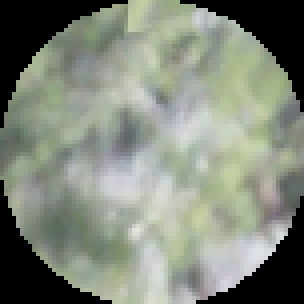
#> input picture dataset/train/green/105.png, 76 x 76 px (shown 4 times larger); its folder holds only this picture in this run
$ python train.py   (older library calls are emulated)
#> lines starting #> are read from the running program, lines starting #| are printed output that depends on the picture
# basado en https://gogul09.github.io/software/image-classification-python
# basado en https://github.com/satuelisa/BarkBeetle/blob/master/train.py


#librerias necesarias:
#scikit-learn, opencv, mahotas

#En caso de no tener las librerias instalar con pip3:
# pip3 install scikit-learn, "   " opencv-python,
# "   " mahotas

from sklearn.preprocessing import LabelEncoder
from sklearn.preprocessing import MinMaxScaler
from sklearn.model_selection import train_test_split
from sklearn.ensemble import RandomForestClassifier
from sklearn.metrics import classification_report
from sklearn.metrics import confusion_matrix
from collections import defaultdict
from random import random, shuffle
import numpy as np
import mahotas
import cv2
import os

#RED NEURONAL
from sklearn.neural_network import MLPClassifier
from sklearn.datasets import make_classification
from sklearn.model_selection import train_test_split
print("[Librerias importadas correctamente]")


fixed_size = tuple((76, 76)) # las muestras son 76 por 76 pixeles
count = 75 # how many to take per class
bins = 8

def fd_hu_moments(image): # feature-descriptor-1: Hu Moments
    image = cv2.cvtColor(image, cv2.COLOR_BGR2GRAY)
    feature = cv2.HuMoments(cv2.moments(image)).flatten()
    return feature

def fd_haralick(image): # feature-descriptor-2: Haralick Texture
    gray = cv2.cvtColor(image, cv2.COLOR_BGR2GRAY)
    haralick = mahotas.features.haralick(gray).mean(axis=0)
    return haralick

def fd_histogram(image, mask=None): # feature-descriptor-3: Color Histogram
    image = cv2.cvtColor(image, cv2.COLOR_BGR2HSV)
    hist  = cv2.calcHist([image], [0, 1, 2], None, [bins, bins, bins], [0, 256, 0, 256, 0, 256])
    cv2.normalize(hist, hist)
    return hist.flatten()

print("[Extraccion terminada]")

labels = []
features = []
targets = ['green', 'yellow', 'red', 'leafless']
counts = defaultdict(int)

for label in targets:
    #listing = list(os.scandir(f'individual/original/{label}'))
    listing = list(os.scandir(f'dataset/train/{label}'))
    shuffle(listing)
    for entry in listing:
        if entry.path.endswith('.png') and entry.is_file():
            if counts[label] < count:
                filename = entry.path
                image = cv2.imread(filename)
#> image is the input picture: shape (76, 76, 3); mean B, G, R 122.7, 135.3, 129.1
                image = cv2.resize(image, fixed_size)
                fv_hu_moments = fd_hu_moments(image)
#> in fd_hu_moments, `image = cv2.cvtColor(image, cv2.COLOR_BGR2GRAY)`:
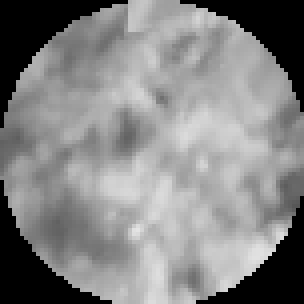
#> image: shape (76, 76) (shown 4 times larger); min 0, max 228, mean 132
#> in fd_hu_moments, `feature = cv2.HuMoments(cv2.moments(image)).flatten()`: feature = [0.000938, 1.89e-09, 1.21e-12, 1.03e-12, 9.01e-25, -3.4e-17, -7.04e-25]
#> fv_hu_moments has the same summary as feature in fd_hu_moments
#> (the run stopped early here; a loop or call above may not have finished)
